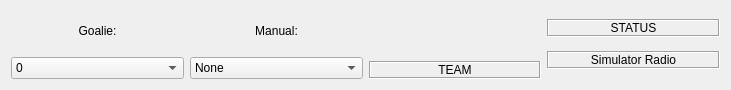
<?xml version="1.0" encoding="UTF-8"?>
<ui version="4.0">
 <class>Form</class>
 <widget class="QWidget" name="Form">
  <property name="geometry">
   <rect>
    <x>0</x>
    <y>0</y>
    <width>731</width>
    <height>90</height>
   </rect>
  </property>
  <property name="windowTitle">
   <string>Form</string>
  </property>
  <layout class="QHBoxLayout" name="horizontalLayout">
   <item>
    <layout class="QVBoxLayout" name="verticalLayout_4">
     <item>
      <widget class="QLabel" name="goalieLabel">
       <property name="text">
        <string>Goalie:</string>
       </property>
       <property name="alignment">
        <set>Qt::AlignCenter</set>
       </property>
      </widget>
     </item>
     <item>
      <widget class="QComboBox" name="goalieID">
       <property name="currentIndex">
        <number>1</number>
       </property>
       <item>
        <property name="text">
         <string>None</string>
        </property>
       </item>
       <item>
        <property name="text">
         <string>0</string>
        </property>
       </item>
       <item>
        <property name="text">
         <string>1</string>
        </property>
       </item>
       <item>
        <property name="text">
         <string>2</string>
        </property>
       </item>
       <item>
        <property name="text">
         <string>3</string>
        </property>
       </item>
       <item>
        <property name="text">
         <string>4</string>
        </property>
       </item>
       <item>
        <property name="text">
         <string>5</string>
        </property>
       </item>
       <item>
        <property name="text">
         <string>6</string>
        </property>
       </item>
       <item>
        <property name="text">
         <string>7</string>
        </property>
       </item>
       <item>
        <property name="text">
         <string>8</string>
        </property>
       </item>
       <item>
        <property name="text">
         <string>9</string>
        </property>
       </item>
       <item>
        <property name="text">
         <string>10</string>
        </property>
       </item>
       <item>
        <property name="text">
         <string>11</string>
        </property>
       </item>
       <item>
        <property name="text">
         <string>12</string>
        </property>
       </item>
       <item>
        <property name="text">
         <string>13</string>
        </property>
       </item>
       <item>
        <property name="text">
         <string>14</string>
        </property>
       </item>
       <item>
        <property name="text">
         <string>15</string>
        </property>
       </item>
      </widget>
     </item>
    </layout>
   </item>
   <item>
    <layout class="QVBoxLayout" name="verticalLayout_3">
     <item>
      <widget class="QLabel" name="manualLabel">
       <property name="text">
        <string>Manual:</string>
       </property>
       <property name="alignment">
        <set>Qt::AlignCenter</set>
       </property>
      </widget>
     </item>
     <item>
      <widget class="QComboBox" name="manualID">
       <item>
        <property name="text">
         <string>None</string>
        </property>
       </item>
       <item>
        <property name="text">
         <string>0</string>
        </property>
       </item>
       <item>
        <property name="text">
         <string>1</string>
        </property>
       </item>
       <item>
        <property name="text">
         <string>2</string>
        </property>
       </item>
       <item>
        <property name="text">
         <string>3</string>
        </property>
       </item>
       <item>
        <property name="text">
         <string>4</string>
        </property>
       </item>
       <item>
        <property name="text">
         <string>5</string>
        </property>
       </item>
       <item>
        <property name="text">
         <string>6</string>
        </property>
       </item>
       <item>
        <property name="text">
         <string>7</string>
        </property>
       </item>
       <item>
        <property name="text">
         <string>8</string>
        </property>
       </item>
       <item>
        <property name="text">
         <string>9</string>
        </property>
       </item>
       <item>
        <property name="text">
         <string>10</string>
        </property>
       </item>
       <item>
        <property name="text">
         <string>11</string>
        </property>
       </item>
       <item>
        <property name="text">
         <string>12</string>
        </property>
       </item>
       <item>
        <property name="text">
         <string>13</string>
        </property>
       </item>
       <item>
        <property name="text">
         <string>14</string>
        </property>
       </item>
       <item>
        <property name="text">
         <string>15</string>
        </property>
       </item>
      </widget>
     </item>
    </layout>
   </item>
   <item>
    <layout class="QVBoxLayout" name="verticalLayout">
     <item>
      <widget class="QLabel" name="radioLabel">
       <property name="text">
        <string/>
       </property>
       <property name="alignment">
        <set>Qt::AlignCenter</set>
       </property>
      </widget>
     </item>
     <item>
      <widget class="QLabel" name="team">
       <property name="sizePolicy">
        <sizepolicy hsizetype="Preferred" vsizetype="Maximum">
         <horstretch>0</horstretch>
         <verstretch>0</verstretch>
        </sizepolicy>
       </property>
       <property name="minimumSize">
        <size>
         <width>80</width>
         <height>0</height>
        </size>
       </property>
       <property name="frameShape">
        <enum>QFrame::Box</enum>
       </property>
       <property name="frameShadow">
        <enum>QFrame::Sunken</enum>
       </property>
       <property name="text">
        <string>TEAM</string>
       </property>
       <property name="alignment">
        <set>Qt::AlignCenter</set>
       </property>
       <property name="margin">
        <number>4</number>
       </property>
      </widget>
     </item>
    </layout>
   </item>
   <item>
    <layout class="QVBoxLayout" name="verticalLayout_2">
     <item>
      <widget class="QLabel" name="statusLabel">
       <property name="sizePolicy">
        <sizepolicy hsizetype="Preferred" vsizetype="Maximum">
         <horstretch>0</horstretch>
         <verstretch>0</verstretch>
        </sizepolicy>
       </property>
       <property name="minimumSize">
        <size>
         <width>150</width>
         <height>0</height>
        </size>
       </property>
       <property name="frameShape">
        <enum>QFrame::Box</enum>
       </property>
       <property name="frameShadow">
        <enum>QFrame::Sunken</enum>
       </property>
       <property name="text">
        <string>STATUS</string>
       </property>
       <property name="alignment">
        <set>Qt::AlignCenter</set>
       </property>
       <property name="margin">
        <number>4</number>
       </property>
      </widget>
     </item>
     <item>
      <widget class="QLabel" name="radioBaseStatus">
       <property name="sizePolicy">
        <sizepolicy hsizetype="Preferred" vsizetype="Maximum">
         <horstretch>0</horstretch>
         <verstretch>0</verstretch>
        </sizepolicy>
       </property>
       <property name="minimumSize">
        <size>
         <width>150</width>
         <height>0</height>
        </size>
       </property>
       <property name="frameShape">
        <enum>QFrame::Box</enum>
       </property>
       <property name="frameShadow">
        <enum>QFrame::Sunken</enum>
       </property>
       <property name="text">
        <string>Simulator Radio</string>
       </property>
       <property name="alignment">
        <set>Qt::AlignCenter</set>
       </property>
       <property name="margin">
        <number>4</number>
       </property>
      </widget>
     </item>
    </layout>
   </item>
  </layout>
 </widget>
 <resources/>
 <connections/>
</ui>
